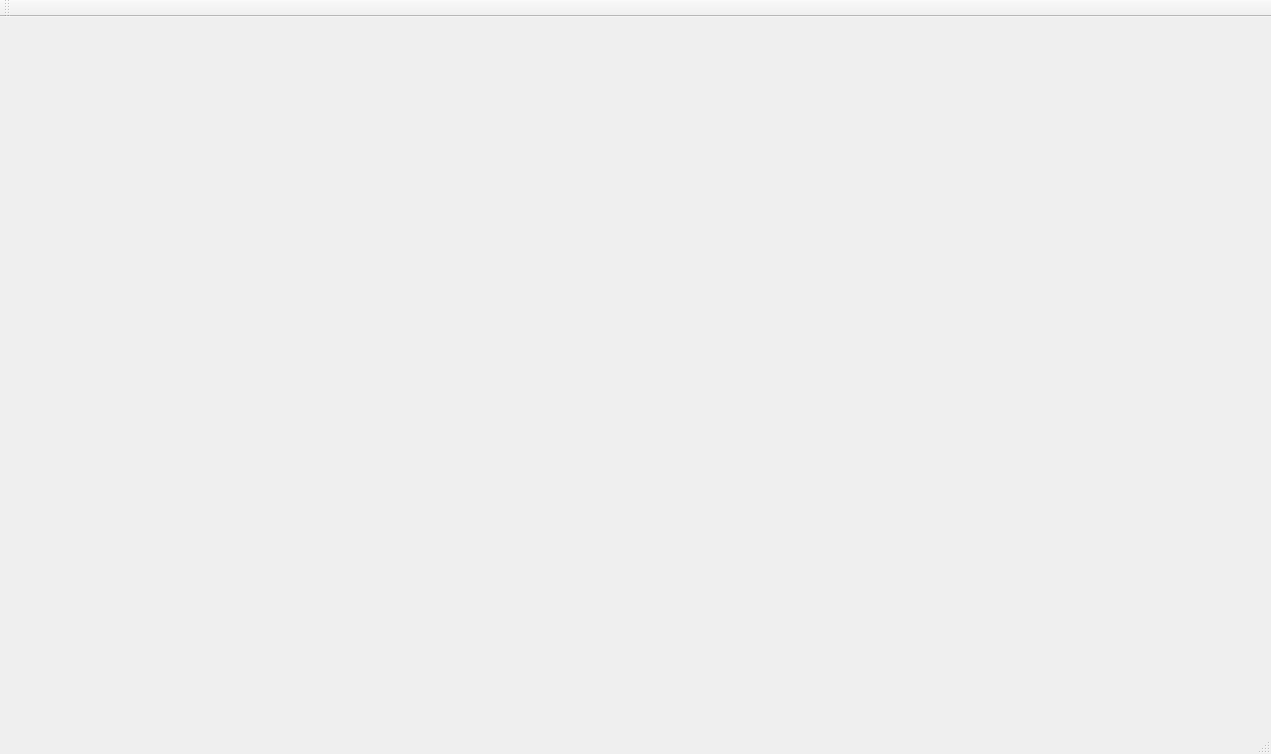
<?xml version="1.0" encoding="UTF-8"?>
<ui version="4.0">
 <class>MainWindow</class>
 <widget class="QMainWindow" name="MainWindow">
  <property name="geometry">
   <rect>
    <x>0</x>
    <y>0</y>
    <width>1271</width>
    <height>754</height>
   </rect>
  </property>
  <property name="windowTitle">
   <string>MainWindow</string>
  </property>
  <widget class="QWidget" name="centralWidget"/>
  <widget class="QMenuBar" name="menuBar">
   <property name="geometry">
    <rect>
     <x>0</x>
     <y>0</y>
     <width>1271</width>
     <height>31</height>
    </rect>
   </property>
  </widget>
  <widget class="QToolBar" name="mainToolBar">
   <attribute name="toolBarArea">
    <enum>TopToolBarArea</enum>
   </attribute>
   <attribute name="toolBarBreak">
    <bool>false</bool>
   </attribute>
  </widget>
  <widget class="QStatusBar" name="statusBar"/>
 </widget>
 <layoutdefault spacing="6" margin="11"/>
 <resources/>
 <connections/>
</ui>
